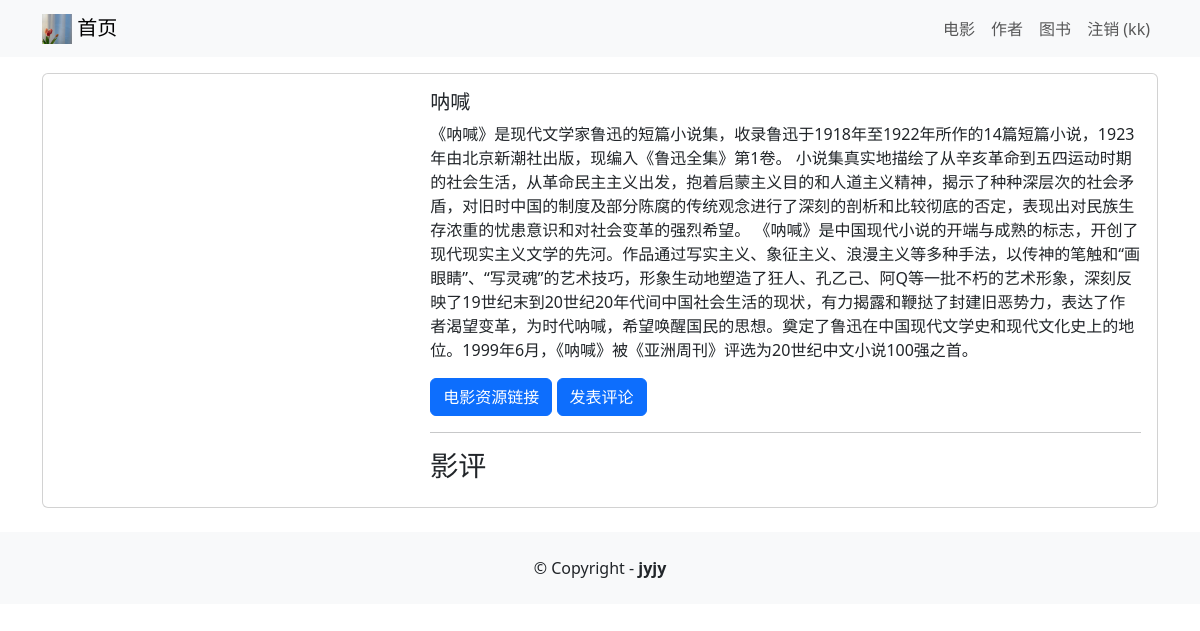
/book/3 (signed in), run on the app's committed database.
### book/models.py (models this page shows, shortened)
class Book(models.Model) :
    title = models.CharField(max_length=100, default=" ", verbose_name="书籍名")
    authors = models.CharField(max_length=64, default=" ", verbose_name="作者")
    publisher = models.CharField(max_length=254, default=" ", verbose_name="出版社")
    description = models.CharField(max_length=1000, default=" ", verbose_name="书籍简介")
    image = models.ImageField(upload_to='book/images/', verbose_name="书籍封面")
    url = models.URLField(blank=True, verbose_name="书籍资源链接")
    class Meta:
        verbose_name = "图书管理"
        verbose_name_plural = "书籍列表"

### book/views.py (the view)
# urls.py: path('<int:book_id>', views.bookdetail, name='bookdetail'),
def bookdetail(request, book_id):
    book = get_object_or_404(Book, pk=book_id)
    reviews = Review2.objects.filter(book=book)
    return render(request, 'bookdetail.html', {'book': book,'reviews':reviews})

### book/templates/bookdetail.html (shortened to what this page needs)
{% extends 'base.html' %}
{% block content %}
<div class="card mb-3">
    <div class="row g-0">
        <div class="col-md-4">
        </div>
        <div class="col-md-8">
            <div class="card-body">
                <h5 class="card-title">{{ book.title }}</h5>
                <p class="card-text">{{ book.description }}</p>
                <p class="card-text">
                    {% if book.url %}
                    <a href="{{ book.url }}" class="btn btn-primary">
                        电影资源链接
                    </a>
                    {% endif %}
                    {% if user.is_authenticated %}
                    <a href="{% url 'createbookreview' book.id %}" class="btn btn-primary">
                        发表评论
                    </a>
                    {% endif %}
                </p>
                <hr/>
                <h3>影评</h3>
            </div>
        </div>
    </div>
</div>
{% endblock content %}

### templates/base.html (shortened to what this page needs)
<!DOCTYPE html>
<html lang="en">
<head>
 <link href="https://cdn.jsdelivr.net/npm/bootstrap@5.3.3/dist/css/bootstrap.min.css" rel="stylesheet"
>
</head>
<body>
<nav class="navbar navbar-expand-lg navbar-light bg-light mb-3">
  <div class="container">
    <a class="navbar-brand" href="{% url 'home' %}">
            {% load static %}
             <img src="{% static 'images/logo.jpg' %}" alt="" width="30" height="30"
                 class="d-inline-block align-text-top"/>
            首页</a>
    <div class="collapse navbar-collapse"
         id="navbarNavAltMarkup">
      <div class="navbar-nav ms-auto">
          <a class="nav-link" href="{% url 'moviehome' %}">电影</a>
          <a class="nav-link" href="{% url 'authorhome' %}">作者</a>
        <a class="nav-link" href="{% url 'bookhome' %}">图书</a>
          {% if user.is_authenticated %}
                    <a class="nav-link" href="{% url 'logoutaccount' %}">
                        注销 ({{ user.username }})
                    </a>
                {% else %}
        <a class="nav-link" href="{% url 'loginaccount' %}">登录</a>
        <a class=" nav-link" href="{% url 'signupaccount' %}">注册</a>
          {% endif %}
       </div>
    </div>
  </div>
</nav>
<div class="container">
  {% block content%}
  {% endblock content %}
</div>
<footer class="text-center text-lg-start bg-light text-mutetd mt-4">
    <div class="text-center p-4">
    © Copyright -
        <a class="text-reset fw-bold text-decoration-none" target="_blank" href="http://github.com/jyjy6/">
            jyjy
        </a>
    </div>
</footer>
</body>
</html>

### data on the page
Book: title "呐喊", description "《呐喊》是现代文学家鲁迅的短篇小说集，收录鲁迅于1918年至1922年所作的14篇短篇小说，1923年由北京新潮社出版，现编入《鲁迅全集》第1卷。 小说集真实地描绘了从辛亥革命到五四运动时期的社会生活，从革命民主主义出发，抱着启蒙主义目的和人道主义精神，揭示了种种深层次的社会矛盾，对旧时中国的制度及部分陈腐的传统观念进行了深刻的剖析和比较彻底的否定，表现出对民族生存浓重的忧患意识和对社会变革的强烈希望。 《呐喊》是中国现代小说的开端与成熟的标志，开创了现代现实主义文学的先河。作品通过写实主义、象征主义、浪漫主义等多种手法，以传神的笔触和“画眼睛”、“写灵魂”的艺术技巧，形象生动地塑造了狂人、孔乙己、阿Q等一批不朽的艺术形象，深刻反映了19世纪末到20世纪20年代间中国社会生活的现状，有力揭露和鞭挞了封建旧恶势力，表达了作者渴望变革，为时代呐喊，希望唤醒国民的思想。奠定了鲁迅在中国现代文学史和现代文化史上的地位。1999年6月，《呐喊》被《亚洲周刊》评选为20世纪中文小说100强之首。"

### other printed values
{{ user.username }} "kk"
